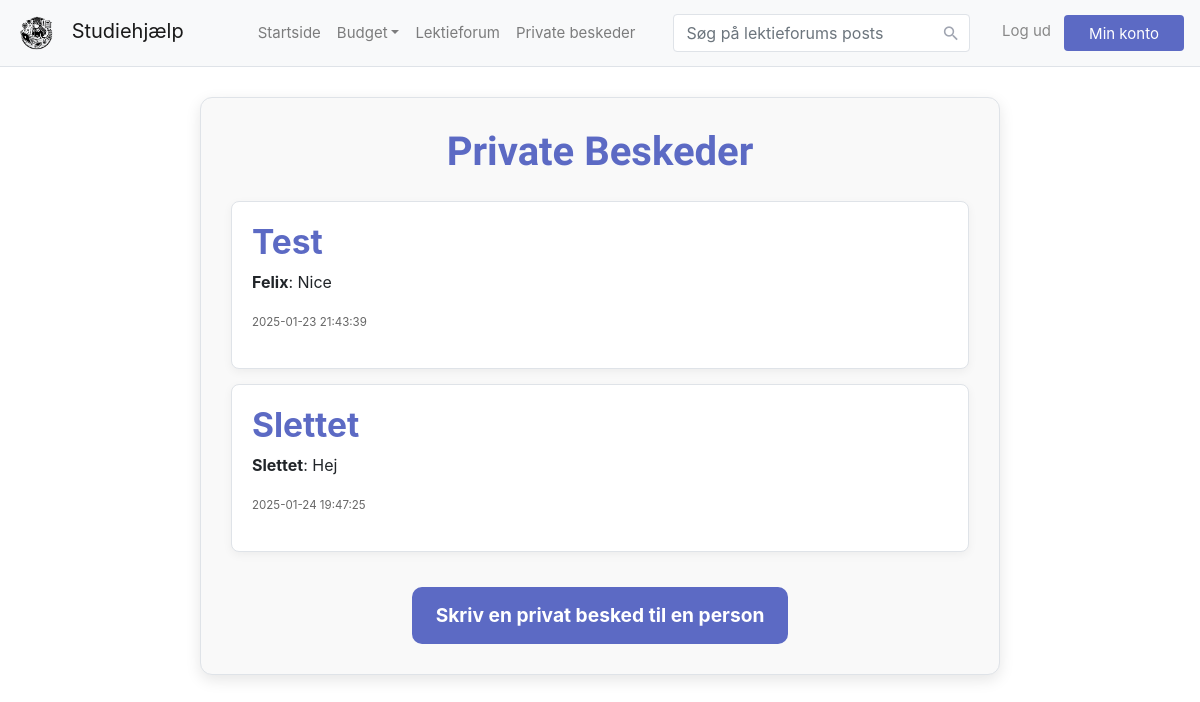
Page /privatemessages (signed in) on the committed database.
### tables this page shows
CREATE TABLE privateMessages (
    id          INTEGER NOT NULL,
    senderid    INTEGER NOT NULL,
    recipientid INTEGER NOT NULL,
    message     TEXT NOT NULL,
    date        DATE NOT NULL,
    PRIMARY KEY(id AUTOINCREMENT),
    FOREIGN KEY(senderid) REFERENCES people(id),
    FOREIGN KEY(recipientid) REFERENCES people(id)
);

CREATE TABLE people (
    id              INTEGER NOT NULL,
    username        TEXT NOT NULL UNIQUE,
    filename        TEXT,
    PRIMARY KEY(id AUTOINCREMENT)
);

### app.py (the view)
@app.route("/privatemessages")
@login_required
def private_messages():
    messages = list()
    conn = sqlite3.connect("database.db")
    conn.row_factory = sqlite3.Row
    cur = conn.cursor()
    query = """SELECT
                CASE
                    WHEN privateMessages.senderid = ? THEN (SELECT username FROM people WHERE id = privateMessages.recipientid)
                    WHEN privateMessages.recipientid = ? THEN (SELECT username FROM people WHERE id = privateMessages.senderid)
                END AS other_username,
                people.username AS username, MAX(privateMessages.date) AS latest_date, privateMessages.message AS message
                FROM privateMessages
                INNER JOIN people ON people.id = privateMessages.senderid
                WHERE privateMessages.senderid = ? OR privateMessages.recipientid = ?
                GROUP BY other_username ORDER BY privateMessages.date ASC"""
    rows = cur.execute(query, (session["user_id"],)*4)
    for row in rows:
        messages.append(dict(row))
    conn.close()
    if len(messages) < 2 and messages[0]["message"] == None:
        messages = None
    print(messages)
    return render_template("privatemessages.html", messages=messages)

### app.py (called while the page is built)
@app.after_request
def after_request(response):
    response.headers["Cache-Control"] = "no-cache, no-store, must-revalidate"
    response.headers["Expires"] = 0
    response.headers["Pragma"] = "no-cache"
    return response

### helpers.py (called while the page is built)
def login_required(f):
    @wraps(f)
    def decorated_function(*args, **kwargs):
        if session.get("user_id") is None:
            return redirect("/login")
        return f(*args, **kwargs)
    return decorated_function

### templates/privatemessages.html (shortened to what this page needs)
{% extends "layout.html" %}
{% block body %}
    <div class="messages-container">
        <h1 class="messages-title">Private Beskeder</h1>
        {% if messages %}
            {% for message in messages %}
                <div class="message-card">
                    <h4>
                        <a href="/privatemessages/{{ message.other_username }}" class="username-link">
                            {{ message.other_username }}
                        </a>
                    </h4>
                    <p><strong>{{ message.username }}</strong>: {{ message.message }}</p>
                    <p class="message-date"><small>{{ message.latest_date }}</small></p>
                </div>
            {% endfor %}
        {% else %}
            <p class="no-messages">Ingen beskeder 😞 Vil du gerne skrive til en?</p>
        {% endif %}
        <a href="/privatemessages/write" class="write-message-btn">
            Skriv en privat besked til en person
        </a>
    </div>
{% endblock %}

### static/styles.css (style rules this page uses)
body { font-family: 'Varela Round', sans-serif; background-image: var(--body-bg); height: 100vh; margin: 0; display: block; }

### templates/privatemessages.html (style rules this page uses)
.messages-container { max-width: 800px; margin: 0 auto; padding: 30px; background: #f9f9f9; border: 1px solid #dfe3e8; border-radius: 12px; box-shadow: 0 5px 15px rgba(0, 0, 0, 0.1); text-align: center; }
.messages-title { font-size: 2.5em; font-weight: bold; color: #5c6ac4; font-family: 'Varela Round', sans-serif; margin-bottom: 25px; }
.message-card { background: #ffffff; padding: 20px; margin-bottom: 15px; border-radius: 8px; border: 1px solid #dfe3e8; box-shadow: 0 3px 10px rgba(0, 0, 0, 0.05); text-align: left; }
.username-link { color: #5c6ac4; font-weight: bold; text-decoration: none; font-size: 1.4em; }
.message-date { font-size: 0.9em; color: #666; }
.write-message-btn { display: inline-block; margin-top: 20px; padding: 14px 24px; background: #5c6ac4; color: #fff; text-decoration: none; border-radius: 10px; font-size: 1.2em; font-weight: bold; transition: background 0.3s ease; }

### rows in the picture
privateMessages: other_username "Test", username "Felix", message "Nice", latest_date "2025-01-23 21:43:39"
people: other_username "Slettet", username "Slettet", message "Hej", latest_date "2025-01-24 19:47:25"
